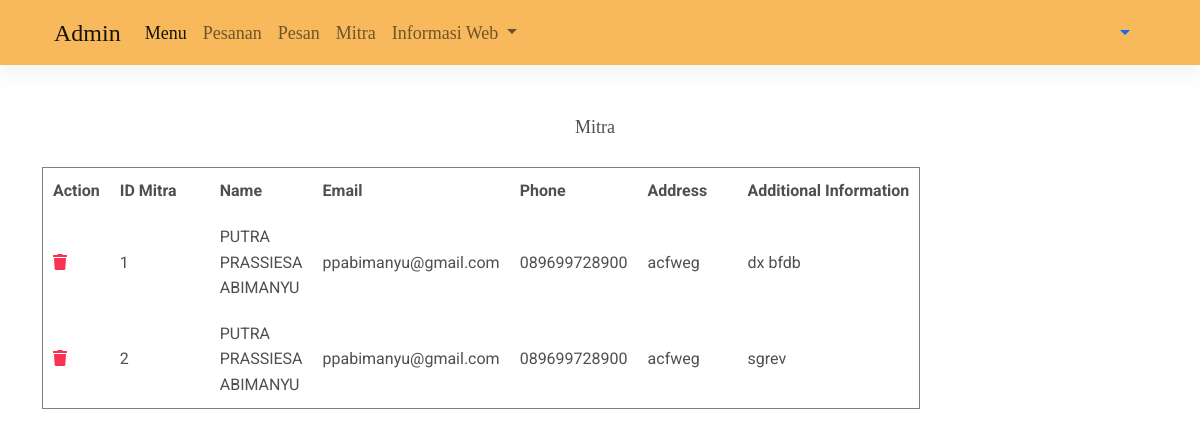
The page /admin/mitra/mitra.php on the database its author committed.
### tables this page shows
CREATE TABLE `mitra` (
  `id_mitra` int(11) NOT NULL,
  `name_mitra` varchar(300) NOT NULL,
  `email_mitra` varchar(300) NOT NULL,
  `phone_mitra` varchar(15) NOT NULL,
  `address_mitra` text NOT NULL,
  `add_information_mitra` text NOT NULL
);

### web/admin/functions.php (called while the page is built, shortened)
<?php
$conn = mysqli_connect("localhost", "root", "", "multadzambakery");
function query($query)
{
	global $conn;
	$result = mysqli_query($conn, $query);
	$rows = [];
	while ($row = mysqli_fetch_assoc($result)) {
		$rows[] = $row;
	}
	return $rows;
}

### web/admin/mitra/mitra.php (the view, shortened to what this page needs)
<?php
require '../functions.php';
$mitras = query("SELECT * FROM mitra");
?>
<!DOCTYPE html>
<html lang="en">
<head>
    <link rel="stylesheet" href="https://use.fontawesome.com/releases/v5.11.2/css/all.css" />
    <link rel="stylesheet" href="../../css/mdb.min.css" />
    <link rel="stylesheet" href="../../css/navbar.css">
</head>
<body>
    <nav class="navbar navbar-expand-lg navbar-light">
        <div class="container">
            <div class="container-fluid">
                <div class="collapse navbar-collapse" id="navbarSupportedContent">
                    <a class="navbar-brand" href="#">Admin</a>
                    <ul class="navbar-nav me-auto mb-2 mb-lg-0">
                        <li class="nav-item">
                            <a class="nav-link active" aria-current="page" href="../menu/index.php">Menu</a>
                        </li>
                        <li class="nav-item">
                            <a class="nav-link" href="#">Pesanan</a>
                        </li>
                        <li class="nav-item">
                            <a class="nav-link" href="../pesan/pesan.php">Pesan</a>
                        </li>
                        <li class="nav-item">
                            <a class="nav-link" href="#">Mitra</a>
                        </li>
                        <li class="nav-item dropdown">
                            <a class="nav-link dropdown-toggle" href="#" id="navbarDropdown" role="button" data-mdb-toggle="dropdown" aria-expanded="false">
                                Informasi Web
                            </a>
                    </ul>
                    <div class="d-flex input-group w-auto">
                        <div class="nav-item dropdown">
                            <a class="nav-link dropdown-toggle d-flex align-items-center" href="#" id="navbarDropdownMenuLink" role="button" data-mdb-toggle="dropdown" aria-expanded="false">
                            </a>
                        </div>
                    </div>
                </div>
            </div>
        </div>
    </nav>
    <div class="container mt-5">
        <div class="mx-auto" style="width: 50px;font-family: 'Cormorant Upright', serif;
  font-size: 18px;">Mitra</div><br>
        <table border="1" cellpadding="10" cellspacing="0">
            <tr>
                <th>Action</th>
                <th>ID Mitra</th>
                <th>Name</th>
                <th>Email</th>
                <th>Phone</th>
                <th>Address</th>
                <th>Additional Information</th>
            </tr>
            <?php foreach ($mitras as $mitra) : ?>
                <tr>
                    <td>
                        <a href="../hapus.php?id_fm=<?= $pesan['id_mitra']; ?>" onclick="return confirm('yakin?');" class="link-danger"><i class=" fas fa-trash"></i></a>
                    </td>
                    <td width="100"><?= $mitra['id_mitra']; ?> </td>
                    <td width="100"><?= $mitra['name_mitra']; ?> </td>
                    <td width="100"><?= $mitra['email_mitra']; ?> </td>
                    <td width="100"><?= $mitra['phone_mitra']; ?> </td>
                    <td width="100"><?= $mitra['address_mitra']; ?> </td>
                    <td width=max><?= $mitra['add_information_mitra']; ?></td>
                </tr>
            <?php endforeach; ?>
        </table>
    </div>
</body>
</html>

### web/css/navbar.css (style rules this page uses)
.navbar { background-color: #f7b95c; font-family: "Cormorant Upright", serif; font-size: 18px; }
.navbar-brand { font-size: 24px; }

### rows shown on the page
mitra: id_mitra "1", name_mitra "PUTRA PRASSIESA ABIMANYU", email_mitra "ppabimanyu@gmail.com", phone_mitra "089699728900", address_mitra "acfweg", add_information_mitra "dx bfdb"
mitra: id_mitra "2", name_mitra "PUTRA PRASSIESA ABIMANYU", email_mitra "ppabimanyu@gmail.com", phone_mitra "089699728900", address_mitra "acfweg", add_information_mitra "sgrev"
